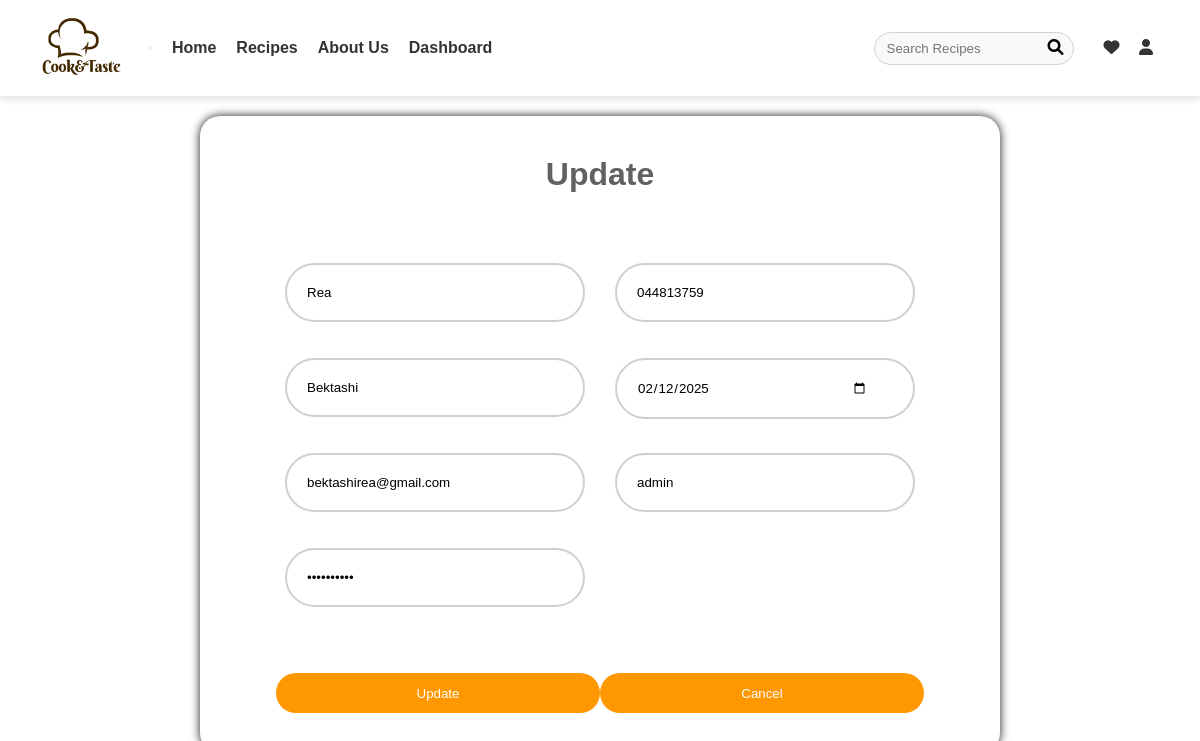
Page /views/updateUser.php?id=15 on the committed database.
### tables this page shows
CREATE TABLE `users` (
  `id` int(11) NOT NULL,
  `firstName` varchar(50) NOT NULL,
  `lastName` varchar(50) NOT NULL,
  `email` varchar(100) NOT NULL,
  `password` varchar(255) NOT NULL,
  `phoneNumber` varchar(15) DEFAULT NULL,
  `birthDate` date DEFAULT NULL,
  `role` varchar(20) DEFAULT 'user'
);

### repository/UserRepository.php (called while the page is built, shortened)
<?php
class UserRepository {
    private $connection;
    function __construct() {
        $db = new DatabaseConnection();
        $this->connection = $db->startConnection();
    }
    function getUserById($id) {
        $conn = $this->connection;
        $sql = "SELECT * FROM users WHERE id=?";
        $statement = $conn->prepare($sql);
        $statement->execute([$id]);
        return $statement->fetch();
    }
}
?>

### views/updateUser.php (the view, shortened to what this page needs)
<?php
include_once '../repository/UserRepository.php';
$hide = "";
    if(isset($_SESSION['role'])) {
        if ($_SESSION['role'] == "admin")
        $hide = "";
    else
        $hide = "hide";
    } else {
        $hide = "hide";
    }
    $userId = isset($_GET['id']) ? $_GET['id'] : null;
    if ($userId !== null) {
        $userRepository = new UserRepository();
        $user = $userRepository->getUserById($userId);
    } else {
        echo "Error: 'id' is not set in the URL.";
    }
?>
<!DOCTYPE html>
<html lang="en">
<head>
    <link rel="stylesheet" href="https://cdnjs.cloudflare.com/ajax/libs/font-awesome/4.7.0/css/font-awesome.min.css">
    <link rel="stylesheet" href="../Css/form.css">
    <link rel="stylesheet" href="https://cdnjs.cloudflare.com/ajax/libs/font-awesome/6.0.0-beta3/css/all.min.css">
</head>
<body>
<nav class="navbar">
    <div class="navbar-container">
        <a class="navbar-brand" href="../views/home.php">
            <img src="../Images/brandL.png" alt="Cook&Taste Logo">
        </a>
        <button class="navbar-toggler" onclick="toggleNav()">
        </button>
        <div class="navbar-links" id="navbarLinks">
        <ul class="navbar-nav">
    <li><a class="nav-link" href="../views/home.php">Home</a></li>
    <li class="dropdown">
        <a class="nav-link" href="#" id="navbarDropdown">Recipes</a>
    </li>
    <li><a class="nav-link" href="../views/aboutus.php">About Us</a></li>
    <li><a class="nav-link" href="../views/dashboard.php"class="<?php echo $hide ?>">Dashboard</a></li>
      </ul>
        </div>
        <div class="search-container">
            <input type="text" id="searchInput" placeholder="Search Recipes">
            <a href="#" id="searchIcon">
                <i class="fa fa-search"></i>
            </a>
        </div>
        <div class="icons">
            <a href="#" id="favoriteIcon" title="Favorites">
                <i class="fa fa-heart"></i>
            </a>
            <a href="#" id="profileIcon" title="Profile" onclick="toggleModal()">
                <i class="fa fa-user"></i>
            </a>
        </div>
    </div>
</nav>
    <div class="container">
        <div class="form-box">
            <form action=""  method="POST" enctype="multipart/form-data">
            <h1>Update</h1>
                <div class="input-group">
                    <div class="input-group-left">
                    <div class="input-field left">
                    <input type="text" name="firstName" value="<?=$user['firstName']?>" placeholder="First Name" id="firstName">
                    </div>
                    <div class="input-field left">
                    <input type="text" name="lastName" value="<?=$user['lastName']?>" placeholder="Last name" id="lastName">
                    </div>
                    <div class="input-field left">
                        <input type="text" name="email"  value="<?=$user['email']?>" placeholder="Email" id="email">
                    </div>
                    <div class="input-field left">
                    <input type="password" name="password"  value="<?=$user['password']?>" placeholder="Password" id="password">
                    </div>
                    </div>
                <div class="input-group-right">
                <div class="input-field right">
                        <input type="text" name="phoneNumber"  value="<?=$user['phoneNumber']?>" placeholder="Phone Number" id="phoneNumber">
                    </div>
                    <div class="input-field right">
                        <input type="date" name="birthDate"  value="<?=$user['birthDate']?>" placeholder="Birth Date" id="birthDate">
                    </div>
                    <div class="input-field right">
                    <input type="text" name="role"  value="<?=$user['role']?>" placeholder="Role" id="role">
                    </div>
                </div>
                </div>
                <div class="btn-group">
    <button type="submit" name="submitBtn" id="submitBtn" style="background-color: #ff9800; color: white;">Update</button>
    <button type="button" onclick="window.location.href='../views/userTable.php'" name="cancelBtn" id="cancel" style="background-color: #ff9800; color: white;">Cancel</button>
                </div>
            </form>
        </div>
    </div>
</body>
</html>

### Css/form.css (style rules this page uses)
* { margin: 0; padding: 0; font-family: "Poppins", sans-serif; box-sizing: border-box; }
body { font-family: 'Arial', sans-serif; text-align: left; margin: 0; padding: 0; }
.navbar { background-color: #fff; box-shadow: 0 4px 6px rgba(0, 0, 0, 0.1); padding: 1rem 2rem; width: 100%; position: relative; z-index: 10; }
.navbar-container { display: flex; justify-content: space-between; align-items: center; width: 100%; }
.navbar-brand { margin-right: 20px; }
.navbar-brand img { height: 60px; width: auto; }
.navbar-links { display: flex; align-items: center; justify-content: flex-start; }
.navbar-nav { display: flex; list-style: none; margin-left: 20px; }
.navbar-nav .nav-link { font-weight: bold; margin-right: 20px; color: #333; text-decoration: none; transition: color 0.3s ease; }
.navbar-nav .dropdown { position: relative; border-radius: 0; }
.search-container { position: relative; margin-left: auto; }
#searchInput { width: 200px; padding: 8px 12px; border: 1px solid #d4d2d2;; border-radius: 20px; outline: none; background-color: #f9f9f9; transition: width 0.4s ease; }
#searchIcon { position: absolute; right: 10px; top: 50%; transform: translateY(-50%); cursor: pointer; color: #000000; }
.icons { margin-left: 15px; }
.icons a { margin-left: 15px; color: #333; text-decoration: none; }
.container { width: 100%; background-position: center; background-color: transparent; background-size: cover; display: flex; flex-direction: column; justify-content: center; align-items: center; }
.form-box h1 { margin-bottom: 40px; margin-top: 20px; gap: 14px; color: rgb(96, 97, 96); text-align: center; }
.form-box .input-field { margin: 30px 0; }
.input-field { width: 300px; background: transparent; margin: 15px 15px 30px 15px; border-radius: 3px; display: flex; align-items: center; max-height: 65px; transition: max-height 0.5s; overflow: hidden; }
.input-field.left { margin-right: 15px; display: flex; flex-direction: column; }
.input-field.right { margin-left: 15px; display: flex; flex-direction: column; }
.input-group { display: flex; flex-wrap: wrap; justify-content: center; }
.input-group input { width: 300px; height: 100%; background: transparent; border: none; outline: none; border: 2px solid rgba(19, 18, 18, 0.2); border-radius: 40px; color: #000000; padding: 20px 45px 20px 20px; }
.input-group input::placeholder { color: #000000; }
input { background: transparent; border: 0; outline: 0; padding: 20px 15px; }
.btn-group { margin-top: 10px; width: 100%; display: flex; justify-content: center; padding: 20px; }
.btn-group button { flex-basis: 45%; background: rgb(77, 165, 138); color: #fff; height: 40px; border-radius: 20px; border: 0; outline: 0; cursor: pointer; }
.input-group { height: fit-content; }
.form-box { margin-bottom: 20px; }
.form-box { justify-content: center; align-items: center; margin-top: 20px; padding: 20px; border-radius: 20px; background: transparent; backdrop-filter: blur(20px); box-shadow: 0 0 10px #161818; width: 800px; }

### rows in the picture
users: firstName "Rea", lastName "Bektashi", email "bektashirea@gmail.com", phoneNumber "044813759", birthDate "02/12/2025", role "admin"
